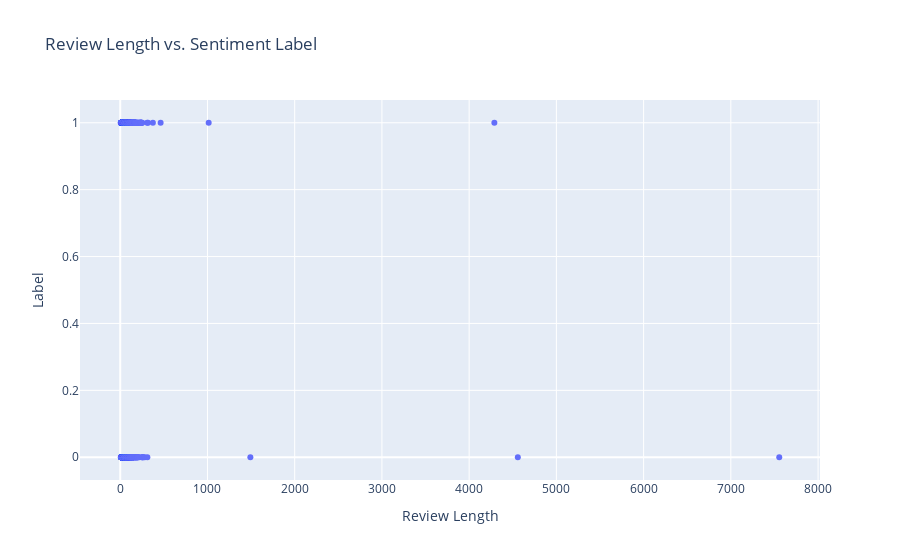

Notebook code for this chart:
### Code cell
#Checking if there is any correlation between the review length and the sentiment label

data_sample['senLen'] = data_sample['Review'].apply(lambda x: len(x))
data_test = data_sample.sort_values(by='senLen')
plot = go.Scatter(x = data_test['senLen'], y = data_test['sentiment'], mode='markers')
lyt = go.Layout(title="Review Length vs. Sentiment Label", xaxis=dict(title='Review Length'),yaxis=dict(title='Label'))
fig = go.Figure(data=[plot], layout=lyt)
py.iplot(fig)

### Figure 1 — Plotly figure (JSON) as saved in the notebook; plotly's stock layout.template omitted (floating-point values rounded to 4 significant figures; data arrays with more than 128 entries replaced by an {"elided": "..."} marker saying what was removed)
{"data": [{"mode": "markers", "type": "scatter", "x": {"elided": "2748 int values"}, "y": {"elided": "2748 int values"}}], "layout": {"title": {"text": "Review Length vs. Sentiment Label"}, "xaxis": {"title": {"text": "Review Length"}}, "yaxis": {"title": {"text": "Label"}}}}
